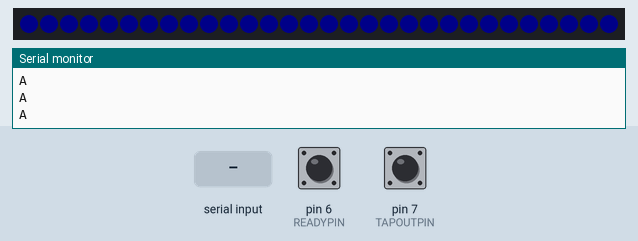
The sketch below on a simulated Arduino Uno, built with avr-gcc and run on an emulated ATmega328P. Shown: 30 RGB LEDs in strip order, left to right, the last lines printed to the serial monitor. Inputs (shaded band) come from the test bench; at power-on: pin 6 (READYPIN) HIGH, pin 7 (TAPOUTPIN) HIGH. Dim RGB values are drawn brighter than linear.

Above: at 1.0 s.
1.1 s: "p" received over Serial
At 1.6 s:
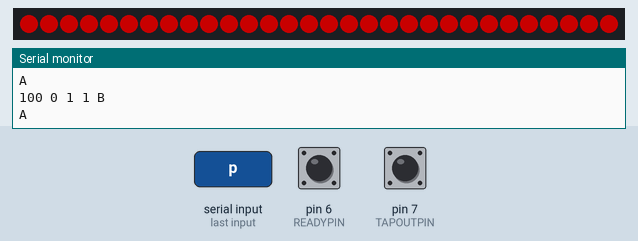
3.2 s: "l" received over Serial
At 3.9 s:
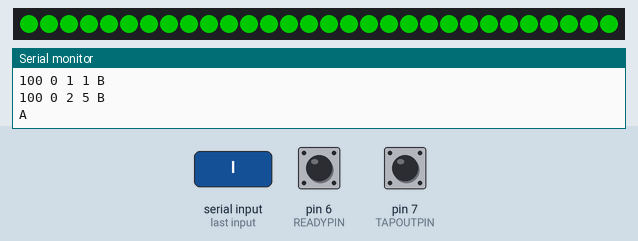
5.5 s: "e" received over Serial
At 6.2 s:
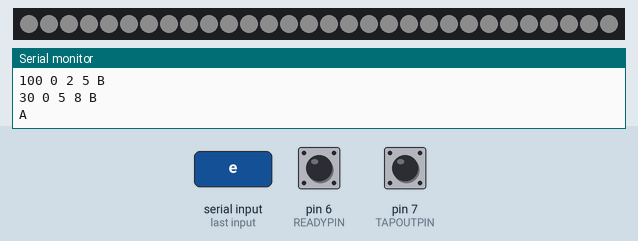
7.9 s: "j" received over Serial
At 8.6 s:
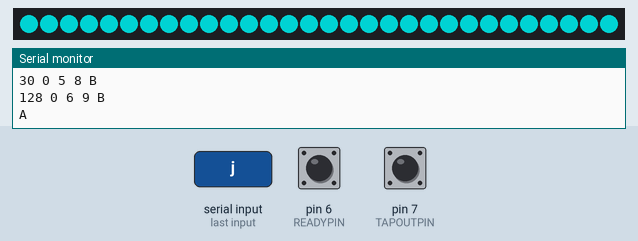
Timing chart, 0 to 10.9 s (numbered marks = the images above; inputs shaded):
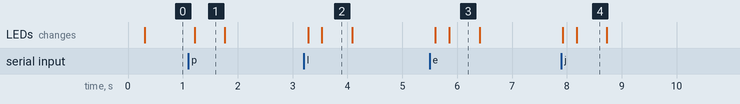

The sketch:

robo_blue.ino
```cpp
//LIBRARIES
#include <Adafruit_DotStar.h>
#include <SPI.h>
#include <ezButton.h>
#include <math.h>

//PIN DEFINITIONS
#define DATAPIN   4
#define CLOCKPIN  5
#define READYPIN  6
#define TAPOUTPIN 7

//CONNECTION INITS
Adafruit_DotStar strip(30, DATAPIN, CLOCKPIN, DOTSTAR_BRG);
ezButton readybutton(READYPIN);
ezButton tapoutbutton(TAPOUTPIN);

//VARIABLE DECLARATIONS
uint32_t initial = strip.Color(48, 109, 212);
uint32_t wingreen = strip.Color(0, 254, 0);
uint32_t losered = strip.Color(0, 0, 254);
uint32_t blue = strip.Color(254, 0, 0);
uint32_t pausegrey = strip.Color(100, 100, 100);
uint32_t judgeyellow = strip.Color(0, 254, 254);
uint32_t color = initial;
int brightness = 64;
char receipt;
int trigger = 0;
int val0 = -1;
int val1 = 0;
int tap = 0;
int c1 = 0;
int pulse = 0;
bool newData = true;

void setup() {
  Serial.begin(9600);
  strip.begin();
  strip.show();
  establishContact();
}

/*
trigger cases

0 - intialization
1 - waiting for buttons to be ready
2 - button pressed
3 - button released
4 - match countdown
5 - match live
6 - blue team KO
7 - orange team KO
8 - pause
9 - judges decision

serial reads
p - power on from intiialization, waiting on buttons
r - match is ready, start countdown
l - match is live
e - pause match
u - unpause match
b - blue team wins (by tap out or knock out)
o - orange team wins (by tap out or knock out)
j - judges decision
*/

void loop() {
  readybutton.loop();
  tapoutbutton.loop();
  if (Serial.available() > 0) { // If data is available to read,
    receipt = Serial.read();
  } else {
    establishContact();
  }
  if(receipt == 'p') {
    trigger = 1;
    newData = true;
    val1 = 0;
  }
  else if(receipt == 'r') {
    trigger = 4;
    newData = true;
  }
  else if(receipt == 'l') {
    trigger = 5;
    newData = true;
  }
  else if(receipt == 'u') {
    trigger = 5;
    newData = true;
  }
  else if(receipt == 'b') {
    trigger = 6;
    newData = true;
    val1 = 0;
  }
  else if(receipt == 'o') {
    trigger = 7;
    newData = true;
    val1 = 0;
  }
  else if(receipt == 'e') {
    trigger = 8;
    newData = true;
  }
  else if(receipt == 'j') {
    trigger = 9;
    newData = true;
  }
  if(readybutton.isPressed() && trigger == 1) {
    trigger = 2;
    newData = true;
  }
  if(readybutton.isReleased() && trigger == 2) {
    trigger = 3;
    newData = true;
    val1 = 1;
  }
  if(tapoutbutton.isPressed() && trigger == 5) {
    trigger = 7;
    newData = true;
    val1 = 2;
  }
  if (newData) {
    setButtonColor();
  }
  sendData();
  delay(250);
}

void sendData(){
  Serial.println("" + String(val0) + " " + val1 + " " + c1 + " " + trigger + " B");
}
int head  = 0, tail = -10;
void setButtonColor() {
  switch (trigger) {
    case(0):
      color = initial;
      brightness = 128;
      c1 = 0;
      break;
    case(1):
      color = blue;
      brightness = 100;
      c1 = 1;
      break;
    case(2):
      color = blue;
      brightness = 64;
      c1 = 1;
      break;
    case(3):
      color = blue;
      brightness = 254;
      c1 = 1;
      break;
    case(4):
      color = blue;
      brightness = 100;
      c1 = 4;
      break;
    case(5):
      color = wingreen;
      brightness = 100;
      c1 = 2;
      break;
    case(6):
      color = wingreen;
      brightness = 254;
      c1 = 3;
      break;
    case(7):
      color = losered;
      brightness = 128;
      c1 = 2;
      break;
    case(8):
      color = pausegrey;
      brightness = 30;
      c1 = 5;
      break;
    case(9):
      color = judgeyellow;
      brightness = 128;
      c1 = 6;
      break;
  }
  newData = false;
  val0 = brightness;
  strip.setBrightness(brightness);
  strip.fill(color, 0, 30);
  strip.show();
}

void establishContact() {
  while (Serial.available() <= 0) {
    Serial.println("A");   // send a capital A
    delay(300);
    color = losered;
    strip.setBrightness(10);
    strip.fill(color, 0, 30);
    strip.show();
  }
}
```

Measured:
- after the input at 1.1 s, the LEDs: change after 0.12 s (image 1)
- after the input at 3.2 s, the LEDs: first change after 0.08 s (image 2 shows a later state)
- after the input at 5.5 s, the LEDs: first change after 0.10 s (image 3 shows a later state)
- after the input at 7.9 s, the LEDs: first change at once (image 4 shows a later state)
- what the display in image 1 shows lasts 0.6 s, from 1.2 s to 1.8 s
